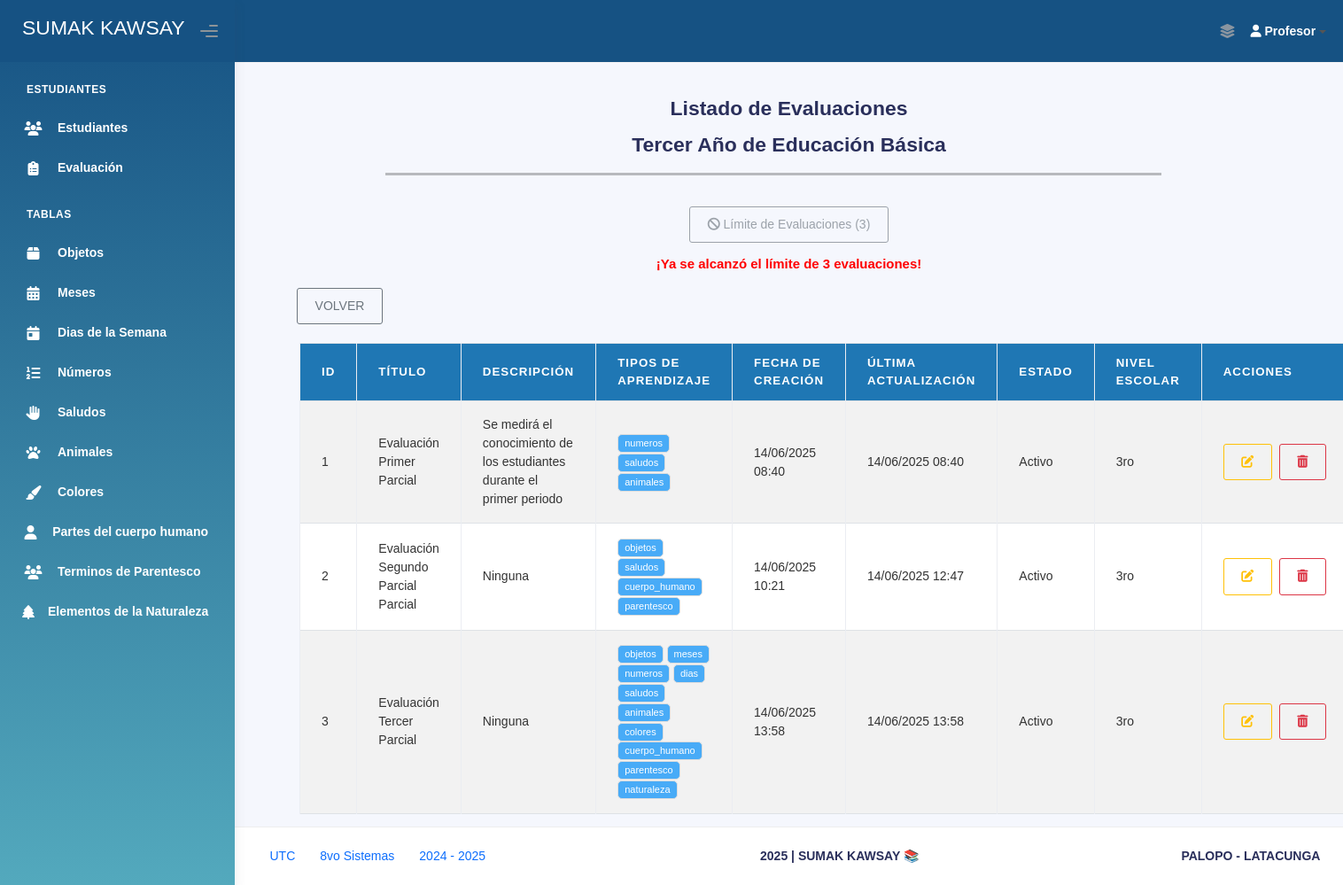
/evaluaciones/tercero/ (signed in), run on the app's committed database.
### Aplicaciones/Modulos/models.py (models this page shows, shortened)
class Evaluacion_Tercero(models.Model):
    titulo_eva_ter = models.CharField(max_length=200)
    descripcion_eva_ter = models.TextField()
    nivel_escolar_eva_ter = models.CharField(max_length=50, blank=True, null=True)
    estado_eva_ter = models.BooleanField(default=True)
    tipo_aprendizaje_eva_ter = models.TextField()
    fecha_creacion_eva_ter = models.DateTimeField(auto_now_add=True)
    fecha_actualizacion_eva_ter = models.DateTimeField(auto_now=True)

### Aplicaciones/Modulos/views.py (the view)
# urls.py: path('evaluaciones/tercero/', views.lista_evaluaciones_tercero, name='lista_evaluaciones_tercero'),
def lista_evaluaciones_tercero(request):
    if not request.session.get('profesor_id'):
        return redirect('login_profesor')
    evaluaciones = Evaluacion_Tercero.objects.all()
    for eva in evaluaciones:
        eva.tipos_lista = [t.strip() for t in eva.tipo_aprendizaje_eva_ter.split(",")] if eva.tipo_aprendizaje_eva_ter else []
    total_evaluaciones = evaluaciones.count()
    return render(request, 'Administrador/Evaluaciones/Tercero/lista_evaluacion_tercero.html', {
        'evaluaciones': evaluaciones,
        'total_evaluaciones': total_evaluaciones
    })

### Aplicaciones/Modulos/templates/Administrador/Evaluaciones/Tercero/lista_evaluacion_tercero.html (shortened to what this page needs)
{% extends 'plantillaAdmin.html' %}
{% block body %}
<br><br><br><br>
<div>
    <br>
    <div class="card-title text-center">
        <h3><b>Listado de Evaluaciones</b></h3>
        <h3><b>Tercer Año de Educación Básica</b></h3>
    </div>
</div>
<div style="width: 70%; margin-left: 170px;">
    <hr style="height: 3px; background-color: #000; border: none;">
</div>
<br>
<div class="text-center">
    {% if total_evaluaciones < 3 %}
        <a href="{% url 'agregar_evaluacion_tercero' %}" class="btn btn-outline-info">
            <i class="fas fa-plus"></i> Crear Evaluación
        </a>
    {% else %}
        <button class="btn btn-outline-secondary" disabled>
            <i class="fas fa-ban"></i> Límite de Evaluaciones (3)
        </button>
        <p style="color: red; margin-top: 10px;"><b>¡Ya se alcanzó el límite de 3 evaluaciones!</b></p>
    {% endif %}
</div>
<div style="margin-left: 70px;">
    <a href="{% url 'seleccion_evaluacion' %}" class="btn btn-outline-secondary"> VOLVER</a>
</div>
<br>
<div class="container" style="width: 90%;">
    <table class="table table-bordered table-striped table-hover" id="tbl-Evaluaciones">
        <thead>
            <tr>
                <th>ID</th>
                <th>Título</th>
                <th>Descripción</th>
                <th>Tipos de Aprendizaje</th>
                <th>Fecha de Creación</th>
                <th>Última Actualización</th>
                <th>Estado</th>
                <th>Nivel Escolar</th>
                <th>Acciones</th>
            </tr>
        </thead>
        <tbody>
            {% for eva in evaluaciones %}
                <tr>
                    <td>{{ eva.id }}</td>
                    <td>{{ eva.titulo_eva_ter }}</td>
                    <td>{{ eva.descripcion_eva_ter }}</td>
                    <td>
                        {% for tipo in eva.tipos_lista %}
                            <span class="badge bg-info">{{ tipo }}</span>
                        {% endfor %}
                    </td>
                    <td>{{ eva.fecha_creacion_eva_ter|date:"d/m/Y H:i" }}</td>
                    <td>{{ eva.fecha_actualizacion_eva_ter|date:"d/m/Y H:i" }}</td>
                    <td>{{ eva.estado_eva_ter|yesno:"Activo,Inactivo" }}</td>
                    <td>{{ eva.nivel_escolar_eva_ter }}</td>
                    <td>
                        <div style="display: flex;">
                            <a href="{% url 'editar_evaluacion_tercero' eva.id %}" class="btn btn-outline-warning btn-circle" title="Editar Evaluación">
                                <i class="fas fa-edit"></i>
                            </a>
                            <a href="{% url 'eliminar_evaluacion_tercero' eva.id %}" class="btn btn-outline-danger" onclick="return confirm('¿Deseas eliminar esta evaluación?')">
                                <i class="fas fa-trash-alt"></i>
                            </a>
                        </div>
                    </td>
                </tr>
            {% empty %}
                <tr>
                    <td colspan="9" class="text-center">No hay evaluaciones registradas.</td>
                </tr>
            {% endfor %}
        </tbody>
    </table>
</div>
{% endblock %}

### Aplicaciones/Modulos/templates/Administrador/Evaluaciones/Tercero/lista_evaluacion_tercero.html (style rules this page uses)
#tbl-Evaluaciones { background-color: #a0ccf3; }
#tbl-Evaluaciones th { background-color: #1f77b4; color: white; }
#tbl-Evaluaciones td { color: #333; }

### data on the page
Evaluacion_Tercero: id "1", titulo_eva_ter "Evaluación Primer Parcial", descripcion_eva_ter "Se medirá el conocimiento de los estudiantes durante el primer periodo", tipos_lista "numeros" "saludos" "animales", fecha_creacion_eva_ter "14/06/2025 08:40", fecha_actualizacion_eva_ter "14/06/2025 08:40", estado_eva_ter "Activo", nivel_escolar_eva_ter "3ro"
Evaluacion_Tercero: id "2", titulo_eva_ter "Evaluación Segundo Parcial Parcial", descripcion_eva_ter "Ninguna", tipos_lista "objetos" "saludos" "cuerpo_humano" "parentesco", fecha_creacion_eva_ter "14/06/2025 10:21", fecha_actualizacion_eva_ter "14/06/2025 12:47", estado_eva_ter "Activo", nivel_escolar_eva_ter "3ro"
Evaluacion_Tercero: id "3", titulo_eva_ter "Evaluación Tercer Parcial", descripcion_eva_ter "Ninguna", tipos_lista "objetos" "meses" "numeros" "dias" "saludos" "animales" "colores" "cuerpo_humano" "parentesco" "naturaleza", fecha_creacion_eva_ter "14/06/2025 13:58", fecha_actualizacion_eva_ter "14/06/2025 13:58", estado_eva_ter "Activo", nivel_escolar_eva_ter "3ro"
